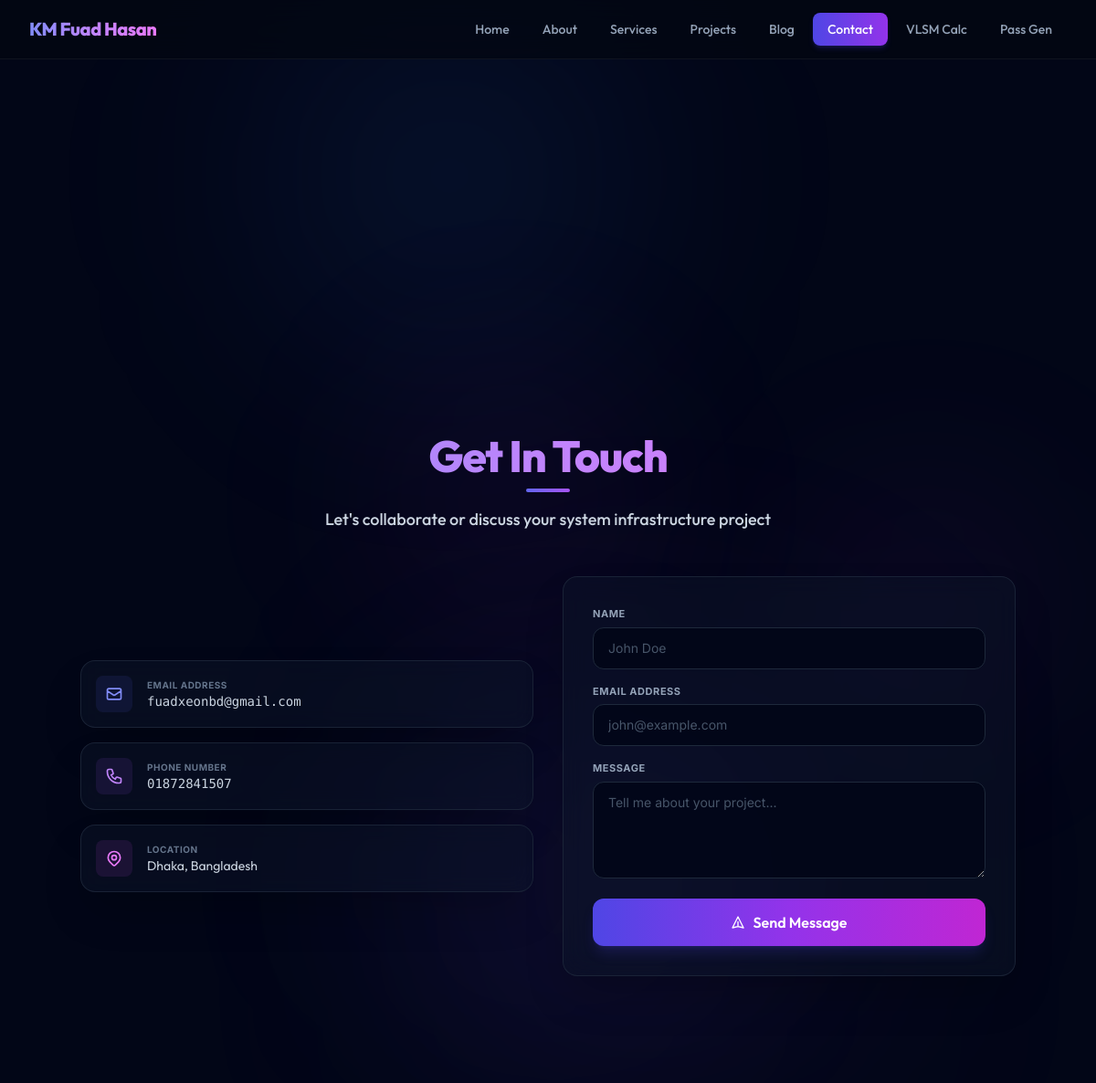
The page /contact.php on the database its author committed.
### tables this page shows
CREATE TABLE IF NOT EXISTS home_content (
    id INT AUTO_INCREMENT PRIMARY KEY,
    profile_image VARCHAR(255) DEFAULT 'https://i.postimg.cc/CKXsRKMZ/IMG-20240726-180920.jpg',
    name VARCHAR(100) DEFAULT 'KM Fuad Hasan',
    title VARCHAR(200) DEFAULT 'System Administrator & DevOps Engineer',
    introduction TEXT,
    email VARCHAR(100) DEFAULT 'fuadxeonbd@gmail.com',
    phone VARCHAR(20) DEFAULT '01872841507',
    location VARCHAR(100) DEFAULT 'Dhaka, Bangladesh',
    cv_link VARCHAR(500) DEFAULT 'https://drive.google.com/file/d/1BzjPG9y8S8yC9QGx6wo0h0Ch3a44rSv4/view?usp=sharing',
    updated_at TIMESTAMP DEFAULT CURRENT_TIMESTAMP ON UPDATE CURRENT_TIMESTAMP
);

### contact.php (the view, shortened to what this page needs)
<?php
$conn = getDBConnection();
$homeResult = $conn->query("SELECT email, phone, location FROM home_content LIMIT 1");
$home = $homeResult->fetch_assoc();
include 'includes/header.php';
?>
<section id="contact" class="py-24 relative overflow-hidden flex flex-col justify-center min-h-screen">
    <div class="absolute top-1/4 left-1/3 w-80 h-80 bg-fuchsia-500/5 rounded-full blur-[100px] pointer-events-none"></div>
    <div class="absolute bottom-1/4 right-1/3 w-96 h-96 bg-indigo-500/5 rounded-full blur-[120px] pointer-events-none"></div>
    <div class="max-w-7xl mx-auto px-4 sm:px-6 lg:px-8 relative z-10 w-full">
        <div class="text-center mb-12">
            <h2 class="font-display text-4xl md:text-5xl font-extrabold tracking-tight bg-gradient-to-r from-indigo-400 via-purple-400 to-fuchsia-400 bg-clip-text text-transparent mb-3">
            </h2>
            <div class="w-12 h-1 bg-gradient-to-r from-indigo-500 to-purple-500 mx-auto rounded-full mb-4"></div>
            <p class="text-slate-300 font-display font-medium text-lg max-w-xl mx-auto">
                Let's collaborate or discuss your system infrastructure project
            </p>
        </div>
        <div class="grid md:grid-cols-2 gap-8 items-center max-w-5xl mx-auto">
            <div class="space-y-4">
                <div class="flex items-center space-x-4 p-4 glass-card rounded-2xl border border-slate-800/80 shadow-2xl hover:border-indigo-500/30 transition-all duration-300 transform hover:scale-[1.02]">
                    <div class="w-10 h-10 rounded-lg bg-indigo-500/10 flex items-center justify-center text-indigo-400">
                        <svg class="w-5 h-5" fill="none" stroke="currentColor" viewBox="0 0 24 24">
                            <path stroke-linecap="round" stroke-linejoin="round" stroke-width="2" d="M3 8l7.89 5.26a2 2 0 002.22 0L21 8M5 19h14a2 2 0 002-2V7a2 2 0 00-2-2H5a2 2 0 00-2 2v10a2 2 0 002 2z"></path>
                        </svg>
                    </div>
                    <div class="flex flex-col">
                        <span class="text-[10px] uppercase font-bold text-slate-500 tracking-wider">Email Address</span>
                        <span class="text-sm font-mono text-slate-300"><?php echo htmlspecialchars($home['email']); ?></span>
                    </div>
                </div>
                <div class="flex items-center space-x-4 p-4 glass-card rounded-2xl border border-slate-800/80 shadow-2xl hover:border-purple-500/30 transition-all duration-300 transform hover:scale-[1.02]">
                    <div class="w-10 h-10 rounded-lg bg-purple-500/10 flex items-center justify-center text-purple-400">
                    </div>
                    <div class="flex flex-col">
                        <span class="text-[10px] uppercase font-bold text-slate-500 tracking-wider">Phone Number</span>
                        <span class="text-sm font-mono text-slate-300"><?php echo htmlspecialchars($home['phone']); ?></span>
                    </div>
                </div>
                <div class="flex items-center space-x-4 p-4 glass-card rounded-2xl border border-slate-800/80 shadow-2xl hover:border-fuchsia-500/30 transition-all duration-300 transform hover:scale-[1.02]">
                    <div class="w-10 h-10 rounded-lg bg-fuchsia-500/10 flex items-center justify-center text-fuchsia-400">
                    </div>
                    <div class="flex flex-col">
                        <span class="text-[10px] uppercase font-bold text-slate-500 tracking-wider">Location</span>
                        <span class="text-sm font-display text-slate-300"><?php echo htmlspecialchars($home['location']); ?></span>
                    </div>
                </div>
            </div>
            <div class="glass-card rounded-2xl p-6 md:p-8 border border-slate-800/80 shadow-2xl space-y-4">
                <form method="POST" action="contact.php" class="space-y-4">
                    <div>
                        <label class="block text-[11px] font-bold uppercase tracking-wider text-slate-400 mb-1.5">Name</label>
                        <input
                            type="text"
                            name="name"
                            value="<?php echo isset($name) ? htmlspecialchars($name) : ''; ?>"
                            class="w-full bg-slate-950/85 border border-slate-800 rounded-xl px-4 py-3 text-slate-100 placeholder-slate-600 focus:outline-none focus:ring-2 focus:ring-indigo-500/50 focus:border-indigo-500 transition-all text-sm"
                            placeholder="John Doe"
                            required
                        />
                    </div>
                    <div>
                        <label class="block text-[11px] font-bold uppercase tracking-wider text-slate-400 mb-1.5">Email Address</label>
                        <input
                            type="email"
                            name="email"
                            value="<?php echo isset($email) ? htmlspecialchars($email) : ''; ?>"
                            class="w-full bg-slate-950/85 border border-slate-800 rounded-xl px-4 py-3 text-slate-100 placeholder-slate-600 focus:outline-none focus:ring-2 focus:ring-indigo-500/50 focus:border-indigo-500 transition-all text-sm"
                            placeholder="john@example.com"
                            required
                        />
                    </div>
                    <div>
                        <label class="block text-[11px] font-bold uppercase tracking-wider text-slate-400 mb-1.5">Message</label>
                        <textarea
                            name="message"
                            rows="4"
                            class="w-full bg-slate-950/85 border border-slate-800 rounded-xl px-4 py-3 text-slate-100 placeholder-slate-600 focus:outline-none focus:ring-2 focus:ring-indigo-500/50 focus:border-indigo-500 transition-all text-sm"
                            placeholder="Tell me about your project..."
                            required
                        ><?php echo isset($messageText) ? htmlspecialchars($messageText) : ''; ?></textarea>
                    </div>
                    <button
                        type="submit"
                        class="w-full flex items-center justify-center space-x-2 py-3.5 text-white font-display font-semibold rounded-xl shadow-lg shadow-indigo-600/20 bg-gradient-to-r from-indigo-600 via-purple-600 to-fuchsia-600 hover:brightness-110 active:scale-[0.98] transition-all duration-300"
                    >
                        <svg class="w-4 h-4" fill="none" stroke="currentColor" viewBox="0 0 24 24">
                            <path stroke-linecap="round" stroke-linejoin="round" stroke-width="2" d="M12 19l9 2-9-18-9 18 9-2zm0 0v-8"></path>
                        </svg>
                        <span>Send Message</span>
                    </button>
                </form>
            </div>
        </div>
    </div>
</section>
<?php include 'includes/footer.php'; ?>

### includes/header.php (style rules this page uses)
body { font-family: 'Inter', sans-serif; background-color: #030712; color: #f3f4f6; }
.font-display { font-family: 'Outfit', sans-serif; }
.glass-card { background: rgba(15, 23, 42, 0.45); backdrop-filter: blur(12px); -webkit-backdrop-filter: blur(12px); border: 1px solid rgba(255, 255, 255, 0.05); }

### rows shown on the page
home_content: email "fuadxeonbd@gmail.com", phone "01872841507", location "Dhaka, Bangladesh"

### other values the page prints
$label "Home"
$label "About"
$label "Services"
$label "Projects"
$label "Blog"
$label "Contact"
$label "VLSM Calc"
$label "Pass Gen"
